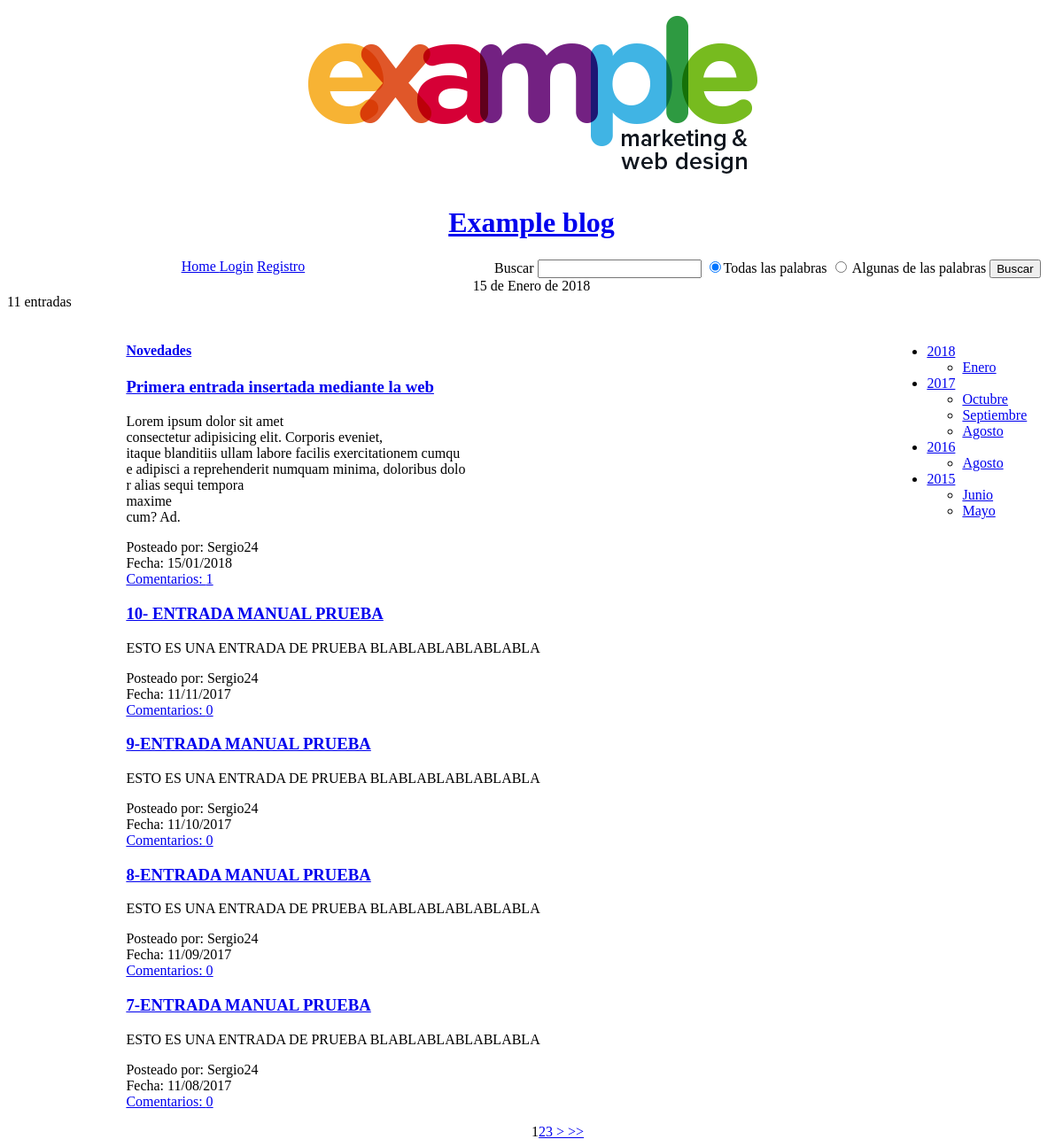
The page / on the database its author committed.
### tables this page shows
CREATE TABLE `entrada` (
  `id` int(11) NOT NULL,
  `titulo` varchar(100) NOT NULL,
  `usuario` int(11) NOT NULL,
  `cuerpo` text NOT NULL,
  `fecha` date NOT NULL
);

CREATE TABLE `usuario` (
  `user` int(11) NOT NULL,
  `nombre` varchar(25) NOT NULL,
  `clave` varchar(255) NOT NULL,
  `rol` enum('usuario','administrador') NOT NULL
);

### index.php (the view, shortened to what this page needs)
<!DOCTYPE html>
<html lang="es">
<head>
	<link rel="stylesheet" href="css/estilo.css">
</head>
<body>
	<?php
		$opc = array(PDO::MYSQL_ATTR_INIT_COMMAND => 'SET NAMES utf8');
		try {
			$conexion = new PDO('mysql:host=localhost;dbname=blogdwes', 'userblog', 'passblog', $opc);
		} catch (PDOException $e) {
			echo 'Falló la conexión: ' . $e->getMessage();
		}
	require_once('includes/cabecera.inc.php');
	require_once('includes/aside.inc.php');
	if (isset($_GET['anno']) && isset($_GET['mes'])){
		$consulta=$conexion->prepare ('SELECT count(*) FROM `entrada` WHERE YEAR(fecha)=:anno AND MONTH(fecha)=:mes;');
		$consulta->bindParam(':anno',$_GET['anno']);
		$consulta->bindParam(':mes',$_GET['mes']);
		$consulta->execute();
		$numeroDeEntradas=$consulta->fetch(PDO::FETCH_NUM)[0];
		$cuentaEntradas=$numeroDeEntradas;
		if ( $numeroDeEntradas == 0){
			header('location: /');
			exit();
		}else {
			$entradasPorPagina = 5;
			if (!isset($_GET['pagina'])) $_GET['pagina']=1;
			$numeroDeEntradas = ($_GET['pagina'] -1) * $entradasPorPagina;
			$consulta=$conexion->prepare ('SELECT * FROM `entrada` WHERE YEAR(fecha)=:anno AND MONTH(fecha)=:mes ORDER BY id DESC LIMIT '.$numeroDeEntradas.',5;');
			$consulta->bindParam(':anno',$_GET['anno']);
			$consulta->bindParam(':mes',$_GET['mes']);
			$consulta->execute();
			$entradas = $consulta;
			echo '<section id="entradas">';
			echo '<span>'.$cuentaEntradas .' entradas</span> <br>';
			while (($muestraEntradas = $entradas->fetch(PDO::FETCH_ASSOC)) !=null) {
				echo '<article>';
				echo '<h3><a href = " index.php?id='.$muestraEntradas['id'] .'">'.$muestraEntradas['titulo'].'</a></h3>';
				echo '<p>'.$muestraEntradas['cuerpo'].'</p>';
				$usuario = 'SELECT nombre FROM usuario WHERE user ='.$muestraEntradas['usuario'].';';
				$usuario = $conexion->query($usuario)->fetch(PDO::FETCH_NUM)[0];
				$fecha = $muestraEntradas['fecha'];
				$fecha = explode('-',$fecha);
				$fechaConvertida=null;
				for ($i = count($fecha)-1;$i>=0;$i--){
					if ($i>0)$fechaConvertida .=$fecha[$i].'/';
					else $fechaConvertida .=$fecha[$i];
				}
				echo 'Posteado por: '.$usuario.' <br> Fecha: '.$fechaConvertida;
				$numComentarios = 'SELECT count(*) FROM comentario WHERE idEntrada ='.$muestraEntradas['id'].';';
				$numComentarios = $conexion->query($numComentarios)->fetch(PDO::FETCH_NUM)[0];
				echo '<br><a href = " index.php?id='.$muestraEntradas['id'] .'#comentarios">Comentarios: '.$numComentarios.'</a>';
				echo '</article>';
			}
			echo "</section>";
			echo '<div class="paginacion">';
			$totalPaginas=$numeroDeEntradas / $entradasPorPagina;
			if ($_GET['pagina']!= 1 ){
					echo '<br>';
					echo '<a href = "index.php?anno='.$_GET['anno'].'&mes='.$_GET['mes'].'"> &lt;&lt;  </a>';
					echo '<a href = "index.php?anno='.$_GET['anno'].'&mes='.$_GET['mes'].'&pagina='.($_GET['pagina'] - 1).'"> &lt; </a>';
				}
			for ($i = 1 ; $i<=$totalPaginas + 1 ; $i ++ ){
				if ( $_GET['pagina'] == $i ) echo $i;
				else echo '<a href="index.php?anno='.$_GET['anno'].'&mes='.$_GET['mes'].'&pagina='.$i.'">'.$i.'</a>';
			}
			if ($_GET['pagina'] != ceil($totalPaginas) && ceil($totalPaginas) != 0){
				echo '<a href =" index.php?anno='.$_GET['anno'].'&mes='.$_GET['mes'].'&pagina='.($_GET['pagina'] + 1) .' "> &gt; </a> ';
				echo '<a href = "index.php?anno='.$_GET['anno'].'&mes='.$_GET['mes'].'&pagina='.ceil($totalPaginas).'"> &gt;&gt; </a>';
			}
			echo '</div>';
				}
		}else{
		$entradasPorPagina = 5;
		$numeroEntradas = 'SELECT count(*) FROM entrada';
		$numeroEntradas = $conexion->query($numeroEntradas)->fetch(PDO::FETCH_NUM)[0];
		$cuentaEntradas = $numeroEntradas;
		$numeroEntrada = ($_GET['pagina'] -1) * $entradasPorPagina;
		$consulta = 'SELECT * FROM entrada ORDER BY id DESC LIMIT '.$numeroEntrada.',5;';
		$entradas = $conexion->query($consulta);
		echo '<span>'.$cuentaEntradas .' entradas</span> <br>';
		echo '<section id="entradas">';
		echo '<h4> <a href="index.php#entradas">Novedades </a></h4>';
		while (($muestraEntradas = $entradas->fetch(PDO::FETCH_ASSOC)) !=null) {
			echo '<article>';
			echo '<h3><a href = " index.php?id='.$muestraEntradas['id'] .'">'.$muestraEntradas['titulo'].'</a></h3>';
			echo '<p>'.$muestraEntradas['cuerpo'].'</p>';
			$usuario = 'SELECT nombre FROM usuario WHERE user ='.$muestraEntradas['usuario'].';';
			$usuario = $conexion->query($usuario)->fetch(PDO::FETCH_NUM)[0];
			$fecha = $muestraEntradas['fecha'];
			$fecha = explode('-',$fecha);
			$fechaConvertida=null;
			for ($i = count($fecha)-1;$i>=0;$i--){
				if ($i>0)$fechaConvertida .=$fecha[$i].'/';
				else $fechaConvertida .=$fecha[$i];
			}
			echo 'Posteado por: '.$usuario.' <br> Fecha: '.$fechaConvertida;
			$numComentarios = 'SELECT count(*) FROM comentario WHERE idEntrada ='.$muestraEntradas['id'].';';
			$numComentarios = $conexion->query($numComentarios)->fetch(PDO::FETCH_NUM)[0];
			echo '<br><a href = " index.php?id='.$muestraEntradas['id'] .'#comentarios">Comentarios: '.$numComentarios.'</a>';
			echo '</article>';
		}
		echo "</section>";
		echo '<div class="paginacion">';
		$totalPaginas=$numeroEntradas/ $entradasPorPagina;
		for ($i = 1 ; $i<=$totalPaginas + 1 ; $i ++ ){
			if ( $_GET['pagina'] == $i ) echo $i;
			else echo '<a href="index.php?pagina='.$i.'">'.$i.'</a>';
		}
		if ($_GET['pagina'] != ceil($totalPaginas) && ceil($totalPaginas) != 0){
			echo '<a href =" index.php?pagina='.($_GET['pagina'] + 1) .' "> &gt; </a> ';
			echo '<a href = "index.php?pagina='.ceil($totalPaginas).'"> &gt;&gt; </a>';
		}
		echo '</div>';
	}
	?>
</body>
</html>

### includes/cabecera.inc.php (shortened to what this page needs)
<header>
	<a href="/index.php"><img src="/img/ico/example.png" alt="logo-blog">
	<h1> Example blog</h1></a>
	<nav class="navegacion">
	<a href="/index.php"> Home </a>
	<?php
	if (!isset($_SESSION['nombre'])) echo '<a href="login.php">Login</a> <a href="registro.php">Registro</a> ';
	echo '</nav>';
		echo '<div class="busqueda">';
	?>
	<form action="#" method="POST">
		Buscar <input type="text" name="busqueda">
		<input type="radio" name="tipo" value="1" checked >Todas las palabras
		<input type="radio" name="tipo"  value="2"> Algunas de las palabras
		<input type="submit" name="enviar" value="Buscar">
	</form>
<?php
	$meses=[' de Enero de ',' de Febrero de ',' de Marzo de ',' de Abril de ',' de Mayo de ',' de Junio de ',
	' de Julio de ',' de Agosto de ',' de Septiembre de ',' de Octubre de ',' de Noviembre de ',' de Diciembre de ',];
	$fecha=date('d-m-Y');
	$fecha=explode('-',$fecha);
	foreach ($fecha as $indice => $valor){
		if ($indice == 1){
			echo $meses[$valor-1];
		}else{
			echo $valor;
		}
	}
	echo '</div>';
 ?>
</header>

### includes/aside.inc.php
<aside class="filtroAnyo">
	<?php
		$mesesEntrada=['Enero','Febrero','Marzo','Abril','Mayo','Junio',
		'Julio','Agosto','Septiembre','Octubre','Noviembre','Diciembre',];
		$consulta ='SELECT fecha FROM entrada ORDER BY fecha DESC;';
		$entradasPorFecha =$conexion->query($consulta);
		echo '<ul>';
		$fechas = $entradasPorFecha->fetch(PDO::FETCH_ASSOC);
		$anyoIteracion = -1;
		while ($fechas != null){
			$anyo = explode('-',$fechas['fecha'])[0];
			$mesIteracion= -1;
			if ($anyo != $anyoIteracion){
				echo '<li> <a href="/?anno='.$anyo.'">'.$anyo.'</a>';
				$anyoIteracion = $anyo;
			}
				echo '<ul>';
					while ($anyo == $anyoIteracion && $fechas != null) {
						$anyo = explode('-',$fechas['fecha'])[0];
						$mes = explode('-',$fechas['fecha'])[1];
						if ($mes != $mesIteracion && $anyo == $anyoIteracion) {
							echo '<li> <a href="/?anno='.$anyo.'&mes='.$mes.'">'.$mesesEntrada[$mes-1].'</a></li>';
							$mesIteracion=$mes;
						}
						$fechas = $entradasPorFecha->fetch(PDO::FETCH_ASSOC);
					}
				echo '</ul>';
			echo '</li>';
		}
		echo '</ul>';
	?>
</aside>

### css/estilo.css (style rules this page uses)
#entradas { width:40%; padding:1em; margin-left:10%; }
.filtroAnyo { width:15%; float:right; padding: 0.5em; margin-top:2em; }
section , .filtroAnyo { vertical-align:top; display:inline-block; }
.paginacion { width: 30%; margin-left:50%; }
header { margin: auto; width: 100%; text-align: center; }
.navegacion { float:left; width: 45%; }

### rows shown on the page
entrada: fecha "2018", fecha "Enero", titulo "Primera entrada insertada mediante la web", cuerpo "Lorem ipsum dolor sit amet consectetur adipisicing elit. Corporis eveniet, itaque blanditiis ullam labore facilis exercitationem cumqu e adipisci a reprehenderit numquam minima, doloribus dolo r alias sequi tempora maxime cum? Ad.", usuario.nombre "Sergio24", fechaConvertida "15/01/2018", numComentarios "1"
entrada: fecha "2017", fecha "Octubre", titulo "9-ENTRADA MANUAL PRUEBA", cuerpo "ESTO ES UNA ENTRADA DE PRUEBA BLABLABLABLABLABLA", usuario.nombre "Sergio24", fechaConvertida "11/10/2017", numComentarios "0"
entrada: fecha "Septiembre", titulo "8-ENTRADA MANUAL PRUEBA", cuerpo "ESTO ES UNA ENTRADA DE PRUEBA BLABLABLABLABLABLA", usuario.nombre "Sergio24", fechaConvertida "11/09/2017", numComentarios "0"
entrada: fecha "Agosto", titulo "7-ENTRADA MANUAL PRUEBA", cuerpo "ESTO ES UNA ENTRADA DE PRUEBA BLABLABLABLABLABLA", usuario.nombre "Sergio24", fechaConvertida "11/08/2017", numComentarios "0"
entrada: fecha "2016", fecha "Agosto"
entrada: fecha "2015", fecha "Junio"
entrada: fecha "Mayo"
entrada: titulo "10- ENTRADA MANUAL PRUEBA", cuerpo "ESTO ES UNA ENTRADA DE PRUEBA BLABLABLABLABLABLA", usuario.nombre "Sergio24", fechaConvertida "11/11/2017", numComentarios "0"

### other values the page prints
$valor "15"
$meses[$valor-1] "de Enero de"
$valor "2018"
$cuentaEntradas "11"
